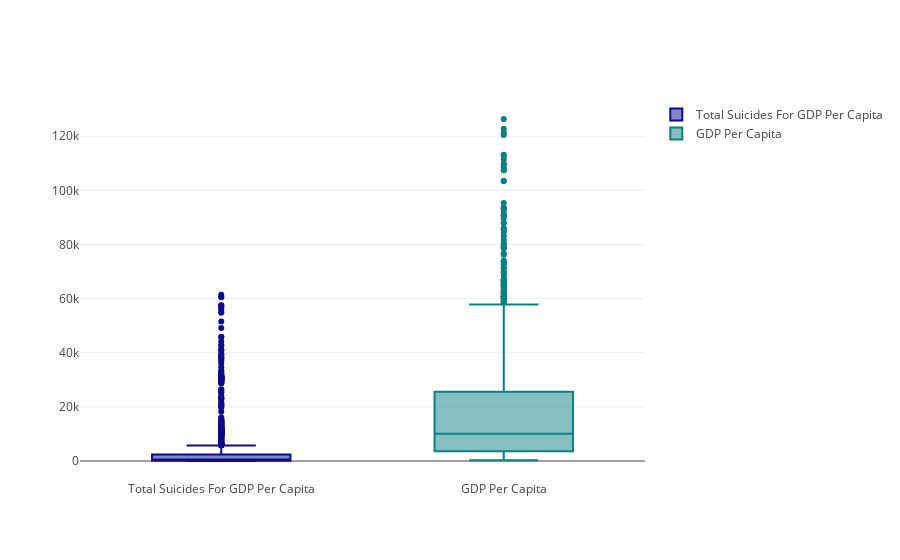

Here is the notebook cell this chart was saved with:
### Code cell
total_suicides_per_gdp = []
for i in masterdata.gdp_per_capita.unique():
    total_suicides_per_gdp.append(sum(masterdata[masterdata.gdp_per_capita == i].suicides_no))
trace0 = go.Box(
    y=total_suicides_per_gdp,
    name = 'Total Suicides For GDP Per Capita',
    marker = dict(
        color = 'rgb(12, 12, 140)',
    )
)
trace1 = go.Box(
    y=masterdata.gdp_per_capita.unique(),
    name = 'GDP Per Capita',
    marker = dict(
        color = 'rgb(12, 128, 128)',
    )
)
data = [trace0, trace1]
iplot(data)

### Figure 1 — Plotly figure (JSON) as saved in the notebook; plotly's stock layout.template omitted (floating-point values rounded to 4 significant figures; data arrays with more than 128 entries replaced by an {"elided": "..."} marker saying what was removed)
{"data": [{"marker": {"color": "rgb(12, 12, 140)"}, "name": "Total Suicides For GDP Per Capita", "y": {"elided": "2233 int values"}, "type": "box", "uid": "8c059d13-0d73-4e02-8a66-bac48cd2c178"}, {"marker": {"color": "rgb(12, 128, 128)"}, "name": "GDP Per Capita", "y": {"elided": "2233 int values"}, "type": "box", "uid": "fb9c4756-cc31-458b-9b01-a15e5a2d4b61"}], "layout": {}}
